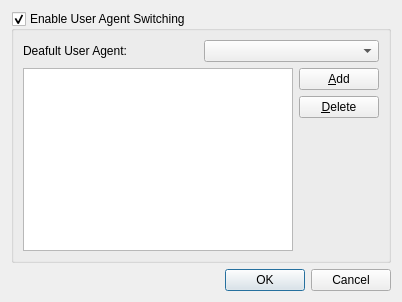
<?xml version="1.0" encoding="UTF-8"?>
<ui version="4.0">
 <class>UserAgentDialog</class>
 <widget class="QDialog" name="UserAgentDialog">
  <property name="geometry">
   <rect>
    <x>0</x>
    <y>0</y>
    <width>402</width>
    <height>302</height>
   </rect>
  </property>
  <property name="windowTitle">
   <string>User Avent Switcher</string>
  </property>
  <layout class="QVBoxLayout" name="verticalLayout">
   <item>
    <widget class="QGroupBox" name="groupBox">
     <property name="title">
      <string>Enable User Agent Switching</string>
     </property>
     <property name="checkable">
      <bool>true</bool>
     </property>
     <layout class="QVBoxLayout" name="verticalLayout_3">
      <item>
       <layout class="QHBoxLayout" name="horizontalLayout_2">
        <item>
         <widget class="QLabel" name="label">
          <property name="lineWidth">
           <number>1</number>
          </property>
          <property name="text">
           <string>Deafult User Agent:</string>
          </property>
          <property name="buddy">
           <cstring>defaultUserAgentCombo</cstring>
          </property>
         </widget>
        </item>
        <item>
         <widget class="QComboBox" name="defaultUserAgentCombo">
          <property name="editable">
           <bool>false</bool>
          </property>
         </widget>
        </item>
       </layout>
      </item>
      <item>
       <layout class="QHBoxLayout" name="horizontalLayout">
        <item>
         <widget class="QTableWidget" name="tableWidget">
          <property name="baseSize">
           <size>
            <width>2</width>
            <height>2</height>
           </size>
          </property>
         </widget>
        </item>
        <item>
         <layout class="QVBoxLayout" name="verticalLayout_2">
          <item>
           <widget class="QPushButton" name="pushButton_3">
            <property name="text">
             <string>&amp;Add</string>
            </property>
           </widget>
          </item>
          <item>
           <widget class="QPushButton" name="pushButton">
            <property name="text">
             <string>&amp;Delete</string>
            </property>
           </widget>
          </item>
          <item>
           <spacer name="verticalSpacer">
            <property name="orientation">
             <enum>Qt::Vertical</enum>
            </property>
            <property name="sizeHint" stdset="0">
             <size>
              <width>20</width>
              <height>40</height>
             </size>
            </property>
           </spacer>
          </item>
         </layout>
        </item>
       </layout>
      </item>
     </layout>
    </widget>
   </item>
   <item>
    <widget class="QDialogButtonBox" name="buttonBox">
     <property name="orientation">
      <enum>Qt::Horizontal</enum>
     </property>
     <property name="standardButtons">
      <set>QDialogButtonBox::Cancel|QDialogButtonBox::Ok</set>
     </property>
    </widget>
   </item>
  </layout>
 </widget>
 <resources/>
 <connections>
  <connection>
   <sender>buttonBox</sender>
   <signal>accepted()</signal>
   <receiver>UserAgentDialog</receiver>
   <slot>accept()</slot>
   <hints>
    <hint type="sourcelabel">
     <x>225</x>
     <y>288</y>
    </hint>
    <hint type="destinationlabel">
     <x>157</x>
     <y>274</y>
    </hint>
   </hints>
  </connection>
  <connection>
   <sender>buttonBox</sender>
   <signal>rejected()</signal>
   <receiver>UserAgentDialog</receiver>
   <slot>reject()</slot>
   <hints>
    <hint type="sourcelabel">
     <x>293</x>
     <y>294</y>
    </hint>
    <hint type="destinationlabel">
     <x>286</x>
     <y>274</y>
    </hint>
   </hints>
  </connection>
 </connections>
</ui>
